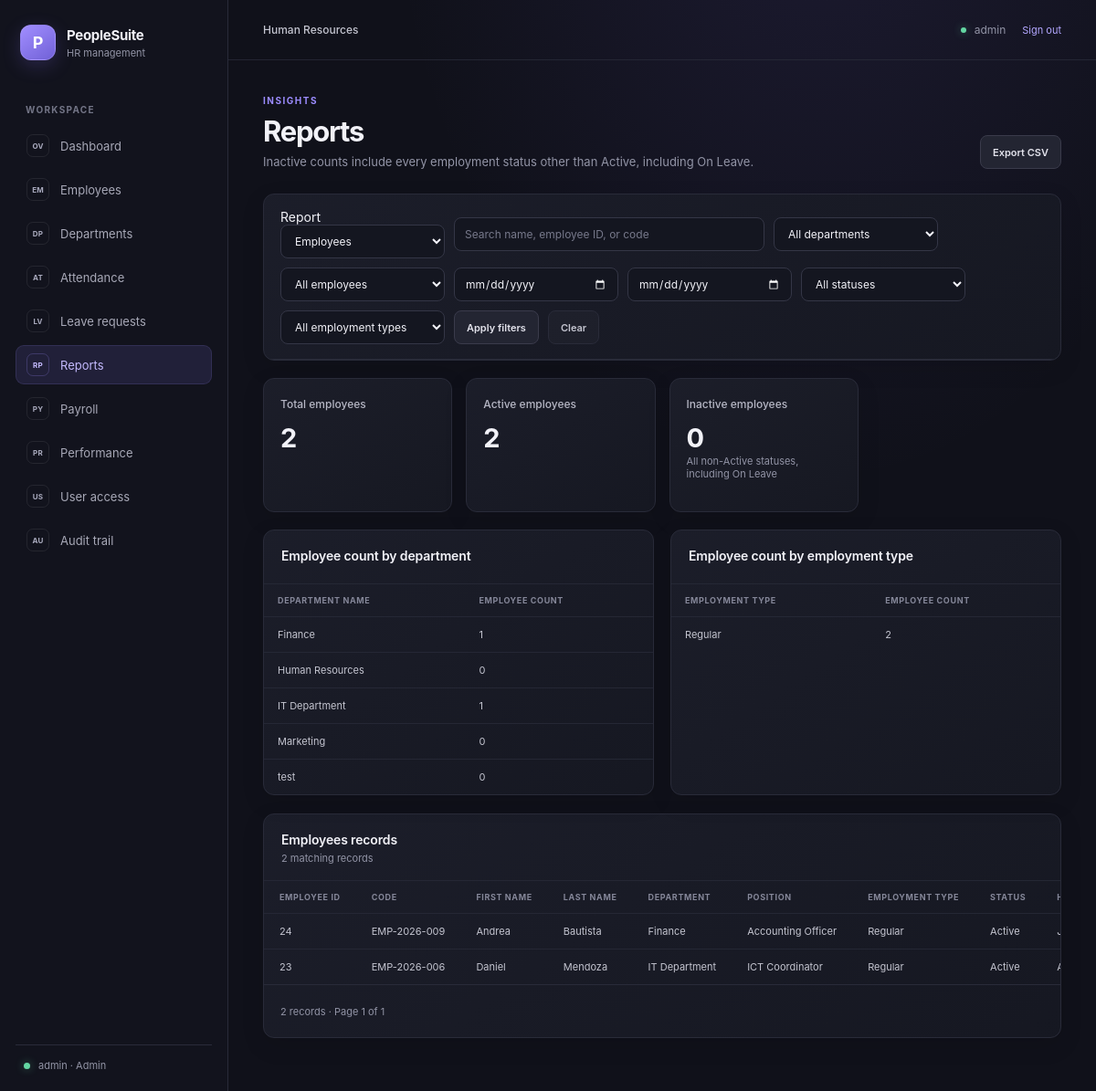
/reports.php (signed in), run on an earlier commit of the app's database.
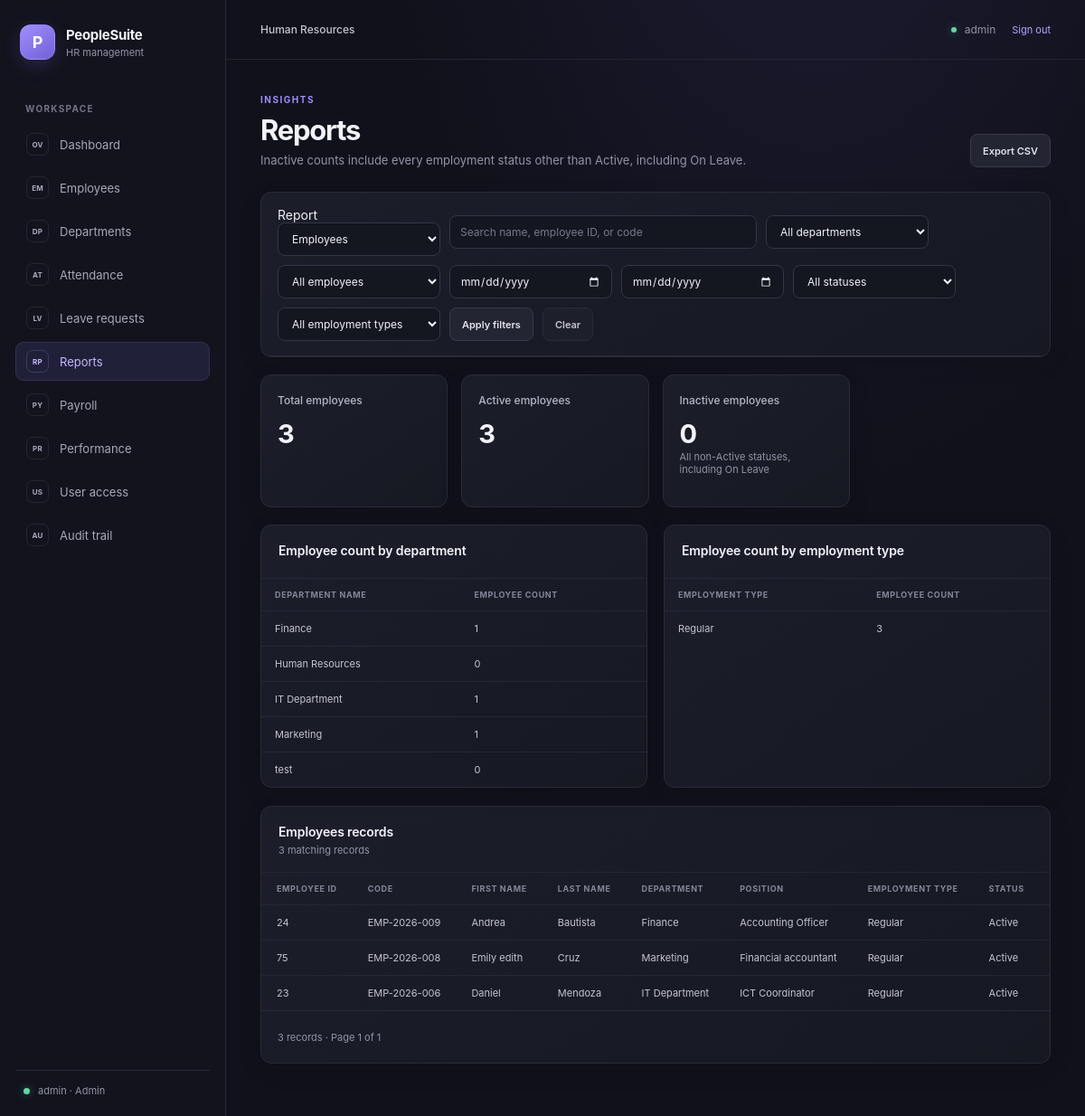
And on a later commit of the database.
### tables this page shows
CREATE TABLE `employees` (
  `employee_id` int(11) NOT NULL,
  `employee_code` varchar(20) NOT NULL,
  `first_name` varchar(100) NOT NULL,
  `middle_name` varchar(100) DEFAULT NULL,
  `last_name` varchar(100) NOT NULL,
  `gender` enum('Male','Female','Other') DEFAULT 'Other',
  `birth_date` date DEFAULT NULL,
  `email` varchar(150) NOT NULL,
  `phone` varchar(30) DEFAULT NULL,
  `address` text DEFAULT NULL,
  `department_id` int(11) DEFAULT NULL,
  `position` varchar(100) DEFAULT NULL,
  `hire_date` date NOT NULL,
  `employment_type` enum('Regular','Probationary','Contractual','Part-time') DEFAULT 'Regular',
  `employment_status` enum('Active','On Leave','Resigned','Terminated','Retired') DEFAULT 'Active',
  `basic_salary` decimal(12,2) DEFAULT 0.00,
  `created_at` timestamp NOT NULL DEFAULT current_timestamp(),
  `updated_at` timestamp NOT NULL DEFAULT current_timestamp() ON UPDATE current_timestamp()
);

CREATE TABLE `departments` (
  `department_id` int(11) NOT NULL,
  `department_name` varchar(100) NOT NULL,
  `description` text DEFAULT NULL,
  `created_at` timestamp NOT NULL DEFAULT current_timestamp()
);

### includes/auth.php (called while the page is built, shortened)
<?php
function auth_current_user(): ?array
{
    $user = $_SESSION['auth_user'];
    $lastActivity = (int) ($_SESSION['auth_last_activity'] ?? 0);
    return $user;
}
        ?>

### reports.php (the view, shortened to what the changed rows need)
<?php
require __DIR__ . '/includes/auth.php';
require __DIR__ . '/config/db.php';
$user = auth_current_user();
$isAdmin = $user['role'] === 'Admin';
$allowedReports = $isAdmin
    ? ['employees', 'attendance', 'leave', 'payroll', 'performance']
    : ['employees', 'attendance', 'leave'];
$report = isset($_GET['report']) && is_string($_GET['report']) ? $_GET['report'] : 'employees';
if (!in_array($report, $allowedReports, true)) {
    http_response_code($isAdmin ? 400 : 403);
    $report = $isAdmin ? 'employees' : 'employees';
    $accessError = $isAdmin ? 'Select a valid report.' : 'Your account does not have permission to access that report.';
} else {
    $accessError = null;
}
$perPage = 20;
$escape = static function ($value): string {
    return htmlspecialchars((string) $value, ENT_QUOTES, 'UTF-8');
};
$money = static function ($value): string {
    return number_format((float) ($value ?? 0), 2, '.', ',');
};
$page = isset($_GET['page']) && is_scalar($_GET['page'])
    ? filter_var($_GET['page'], FILTER_VALIDATE_INT, ['options' => ['min_range' => 1]])
    : 1;
$page = $page === false ? 1 : $page;
$errorMessage = $accessError;
$rows = [];
$breakdowns = [];
$metrics = [];
$totalRecords = 0;
$totalPages = 1;
$where = [];
$parameters = [];
$whereSql = $where !== [] ? ' WHERE ' . implode(' AND ', $where) : '';
$reportConfig = $reportTables[$report];
$export = isset($_GET['export']) && $_GET['export'] === 'csv';
if ($errorMessage === null) {
    try {
        $countQuery = $pdo->prepare('SELECT COUNT(*) ' . $reportConfig['from'] . $whereSql);
        $countQuery->execute($parameters);
        $totalRecords = (int) $countQuery->fetchColumn();
        $totalPages = max(1, (int) ceil($totalRecords / $perPage));
        $page = min($page, $totalPages);
        $sql = $reportConfig['select'] . ' ' . $reportConfig['from'] . $whereSql;
        if ($report === 'employees') {
            $sql .= ' ORDER BY e.last_name, e.first_name, e.employee_id';
        } elseif ($report === 'attendance') {
            $sql .= ' ORDER BY a.attendance_date DESC, a.attendance_id DESC';
        } elseif ($report === 'leave') {
            $sql .= ' ORDER BY lr.start_date DESC, lr.leave_id DESC';
        } elseif ($report === 'payroll') {
            $sql .= ' ORDER BY p.pay_period_end DESC, p.payroll_id DESC';
        } else {
            $sql .= ' ORDER BY pr.review_date DESC, pr.review_id DESC';
        }
        if (!$export) {
            $sql .= ' LIMIT :limit OFFSET :offset';
        }
        $query = $pdo->prepare($sql);
        foreach ($parameters as $name => $value) {
            $query->bindValue($name, $value, is_int($value) ? PDO::PARAM_INT : PDO::PARAM_STR);
        }
        if (!$export) {
            $query->bindValue(':limit', $perPage, PDO::PARAM_INT);
            $query->bindValue(':offset', ($page - 1) * $perPage, PDO::PARAM_INT);
        }
        $query->execute();
        $rows = $query->fetchAll();
        if ($report === 'employees') {
            $activeQuery = $pdo->query(
                "SELECT
                    COUNT(*) AS total,
                    SUM(employment_status = 'Active') AS active_count,
                    SUM(employment_status <> 'Active') AS inactive_count
                 FROM employees"
            );
            $metrics = $activeQuery->fetch() ?: [];
            $breakdowns['Employee count by department'] = $pdo->query(
                'SELECT d.department_name, COUNT(e.employee_id) AS employee_count
                 FROM departments AS d
                 LEFT JOIN employees AS e ON e.department_id = d.department_id
                 GROUP BY d.department_id, d.department_name
                 ORDER BY d.department_name'
            )->fetchAll();
            $breakdowns['Employee count by employment type'] = $pdo->query(
                'SELECT employment_type, COUNT(*) AS employee_count
                 FROM employees GROUP BY employment_type ORDER BY employment_type'
            )->fetchAll();
        }
    } catch (PDOException $e) {
        error_log('Report query failed: ' . $e->getMessage());
        $errorMessage = 'The requested report could not be loaded. Please try again later.';
    }
}
require __DIR__ . '/includes/header.php';
require __DIR__ . '/includes/sidebar.php';
?>
<section class="page-heading">
    <div>
        <h1>Reports</h1>
    </div>
</section>
<?php if ($errorMessage === null): ?>
    <section class="metric-grid reports-metric-grid" aria-label="<?= $escape(ucfirst($report)) ?> report summary">
        <?php if ($report === 'employees'): ?>
            <article class="metric-card"><span class="metric-label">Total employees</span><p class="metric-value"><?= number_format((int) ($metrics['total'] ?? 0)) ?></p></article>
            <article class="metric-card"><span class="metric-label">Active employees</span><p class="metric-value"><?= number_format((int) ($metrics['active_count'] ?? 0)) ?></p></article>
            <article class="metric-card"><span class="metric-label">Inactive employees</span><p class="metric-value"><?= number_format((int) ($metrics['inactive_count'] ?? 0)) ?></p><p class="metric-note">All non-Active statuses, including On Leave</p></article>
        <?php endif; ?>
    </section>
    <?php if ($breakdowns !== []): ?>
        <section class="reports-breakdown-grid">
            <?php foreach ($breakdowns as $title => $breakdownRows): ?>
                <article class="panel report-breakdown">
                    <div class="panel-heading"><div><h2><?= $escape($title) ?></h2></div></div>
                    <div class="table-wrap">
                        <table>
                            <thead><tr><?php foreach (array_keys($breakdownRows[0] ?? []) as $heading): ?><th scope="col"><?= $escape(ucwords(str_replace('_', ' ', $heading))) ?></th><?php endforeach; ?></tr></thead>
                            <tbody>
                                <?php if ($breakdownRows === []): ?><tr><td class="empty-state" colspan="6">No data for these filters.</td></tr><?php else: ?>
                                    <?php foreach ($breakdownRows as $breakdownRow): ?><tr><?php foreach ($breakdownRow as $key => $value): ?><td><?= $escape(strpos($key, 'average_rating') !== false ? number_format((float) $value, 1) : (strpos($key, 'total') !== false ? $money($value) : $value)) ?></td><?php endforeach; ?></tr><?php endforeach; ?>
                                <?php endif; ?>
                            </tbody>
                        </table>
                    </div>
                </article>
            <?php endforeach; ?>
        </section>
    <?php endif; ?>
    <section class="panel employee-panel reports-list-panel">
        <div class="panel-heading">
            <div>
                <h2><?= $escape(ucfirst($report)) ?> records</h2>
                <p><?= number_format($totalRecords) ?> matching record<?= $totalRecords === 1 ? '' : 's' ?></p>
            </div>
        </div>
        <div class="table-wrap">
            <table class="employee-table">
                <thead><tr><?php foreach (array_keys($reportConfig['columns']) as $heading): ?><th scope="col"><?= $escape($heading) ?></th><?php endforeach; ?></tr></thead>
                <tbody>
                    <?php if ($rows === []): ?>
                        <tr><td class="empty-state" colspan="<?= count($reportConfig['columns']) ?>">No records match these filters.</td></tr>
                    <?php else: ?>
                        <?php foreach ($rows as $row): ?>
                            <tr>
                                <?php foreach ($reportConfig['columns'] as $key => $field): ?>
                                    <?php
                                    if ($field === 'employee_name') {
                                        $value = trim(($row['first_name'] ?? '') . ' ' . ($row['last_name'] ?? ''));
                                    } else {
                                        $value = $row[$field] ?? '—';
                                    }
                                    if (in_array($field, ['basic_salary', 'allowances', 'overtime_pay', 'deductions', 'gross_salary', 'net_salary'], true)) {
                                        $value = $money($value);
                                    } elseif ($field === 'rating') {
                                        $value = number_format((float) $value, 1) . ' / 5';
                                    } elseif (in_array($field, ['hire_date', 'attendance_date', 'start_date', 'end_date', 'pay_period_start', 'pay_period_end', 'review_date'], true) && $value !== '—') {
                                        $value = date('M j, Y', strtotime((string) $value));
                                    } elseif ($field === 'approval_date' && $value !== '—') {
                                        $value = date('M j, Y H:i', strtotime((string) $value));
                                    }
                                    ?>
                                    <td><?= $escape($value) ?></td>
                                <?php endforeach; ?>
                            </tr>
                        <?php endforeach; ?>
                    <?php endif; ?>
                </tbody>
            </table>
        </div>
        <div class="listing-footer">
            <p><?= number_format($totalRecords) ?> record<?= $totalRecords === 1 ? '' : 's' ?><?= $totalRecords > 0 ? ' · Page ' . $page . ' of ' . $totalPages : '' ?></p>
        </div>
    </section>
<?php endif; ?>
<?php require __DIR__ . '/includes/footer.php'; ?>

What changed in the data, as far as the page shows it:
added employees: employee_id "75", employee_code "EMP-2026-008", first_name "Emily edith", last_name "Cruz", department.department_name "Marketing", position "Financial accountant", employment_type "Regular", employment_status "Active"
Also different on the page:
$metrics['total']: "2" → "3"
$metrics['active_count']: "2" → "3"
$totalRecords: "2" → "3"
list line gone: "0"
new list line: "1"
list line gone: "2"
new list line: "3"
